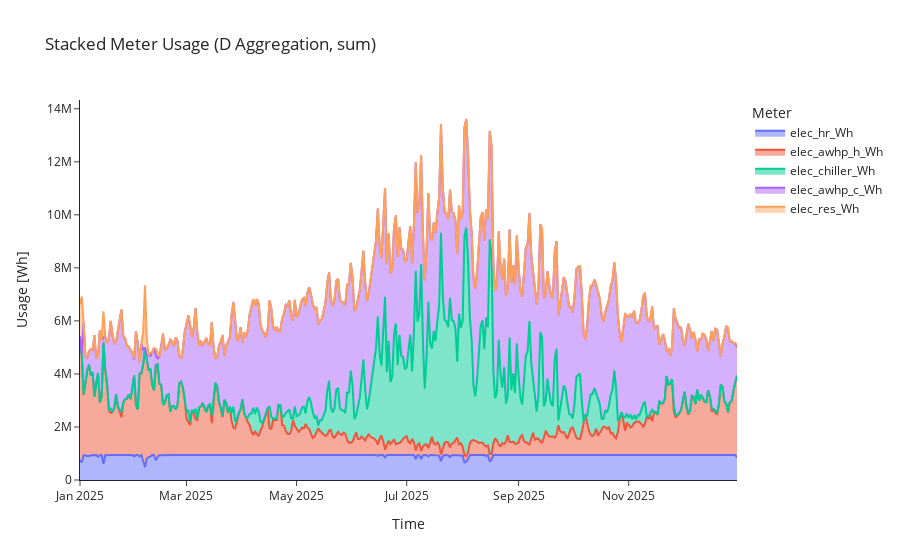

The code cell stored with this chart in its notebook:
### Code cell
from src.visuals import plot_meter_timeseries

df = source_energy.copy()

elec_cols = ['elec_hr_Wh',"elec_awhp_h_Wh","elec_chiller_Wh", 'elec_awhp_c_Wh', 'elec_res_Wh']
gas_cols = ['gas_boiler_Wh']

df = df[elec_cols + gas_cols]

plot_meter_timeseries(df, stacked=True, include_gas=True)

### Figure 1 — Plotly figure (JSON) as saved in the notebook; plotly's stock layout.template omitted (floating-point values rounded to 4 significant figures; data arrays with more than 128 entries replaced by an {"elided": "..."} marker saying what was removed)
{"data": [{"fillpattern": {"shape": ""}, "hovertemplate": "Meter=elec_hr_Wh<br>timestamp=%{x}<br>Usage=%{y}<extra></extra>", "legendgroup": "elec_hr_Wh", "line": {"color": "#636efa"}, "marker": {"symbol": "circle"}, "mode": "lines", "name": "elec_hr_Wh", "orientation": "v", "showlegend": true, "stackgroup": "one", "type": "scatter", "x": {"elided": "365 str values"}, "xaxis": "x", "y": {"elided": "365 float values"}, "yaxis": "y"}, {"fillpattern": {"shape": ""}, "hovertemplate": "Meter=elec_awhp_h_Wh<br>timestamp=%{x}<br>Usage=%{y}<extra></extra>", "legendgroup": "elec_awhp_h_Wh", "line": {"color": "#EF553B"}, "marker": {"symbol": "circle"}, "mode": "lines", "name": "elec_awhp_h_Wh", "orientation": "v", "showlegend": true, "stackgroup": "one", "type": "scatter", "x": {"elided": "365 str values"}, "xaxis": "x", "y": {"elided": "365 float values"}, "yaxis": "y"}, {"fillpattern": {"shape": ""}, "hovertemplate": "Meter=elec_chiller_Wh<br>timestamp=%{x}<br>Usage=%{y}<extra></extra>", "legendgroup": "elec_chiller_Wh", "line": {"color": "#00cc96"}, "marker": {"symbol": "circle"}, "mode": "lines", "name": "elec_chiller_Wh", "orientation": "v", "showlegend": true, "stackgroup": "one", "type": "scatter", "x": {"elided": "365 str values"}, "xaxis": "x", "y": {"elided": "365 float values"}, "yaxis": "y"}, {"fillpattern": {"shape": ""}, "hovertemplate": "Meter=elec_awhp_c_Wh<br>timestamp=%{x}<br>Usage=%{y}<extra></extra>", "legendgroup": "elec_awhp_c_Wh", "line": {"color": "#ab63fa"}, "marker": {"symbol": "circle"}, "mode": "lines", "name": "elec_awhp_c_Wh", "orientation": "v", "showlegend": true, "stackgroup": "one", "type": "scatter", "x": {"elided": "365 str values"}, "xaxis": "x", "y": {"elided": "365 float values"}, "yaxis": "y"}, {"fillpattern": {"shape": ""}, "hovertemplate": "Meter=elec_res_Wh<br>timestamp=%{x}<br>Usage=%{y}<extra></extra>", "legendgroup": "elec_res_Wh", "line": {"color": "#FFA15A"}, "marker": {"symbol": "circle"}, "mode": "lines", "name": "elec_res_Wh", "orientation": "v", "showlegend": true, "stackgroup": "one", "type": "scatter", "x": {"elided": "365 str values"}, "xaxis": "x", "y": {"elided": "365 float values"}, "yaxis": "y"}], "layout": {"legend": {"title": {"text": "Meter"}, "tracegroupgap": 0}, "title": {"text": "Stacked Meter Usage (D Aggregation, sum)"}, "xaxis": {"anchor": "y", "domain": [0, 1], "title": {"text": "Time"}}, "yaxis": {"anchor": "x", "domain": [0, 1], "title": {"text": "Usage [Wh]"}}}}
